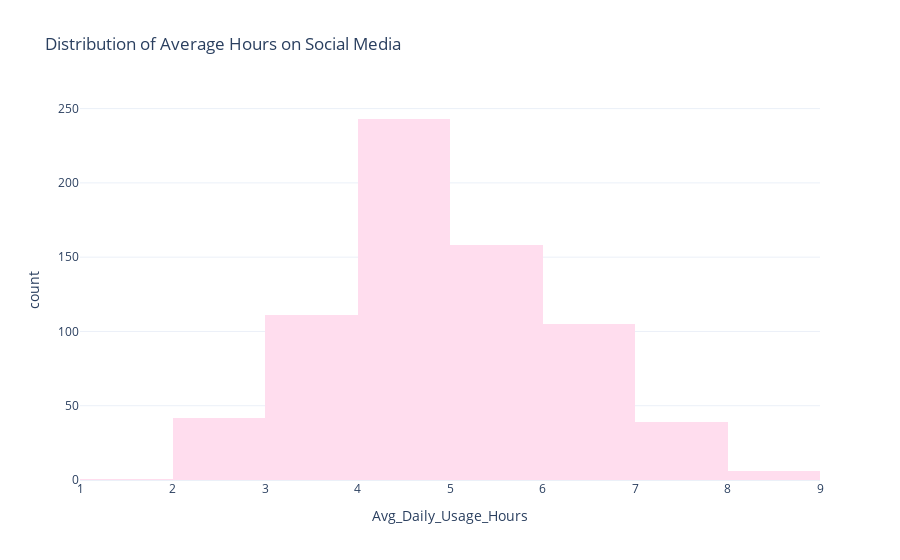

Write notebook code for a chart like this one.
### Markdown cell above
The scatter plot shows a negative correlation between adiction score and Mental Health Score. As students addiction to social media increases, their mental health scores tend to decrease. This indicates that higher social media addiction may be linked to poorer mental well-being. Thus, the objective examine the relationship between students social media addiction levels and mental health is achieved.

### Code cell
#2
fig = px.histogram(data, 
                   x='Avg_Daily_Usage_Hours',  # Use the correct column name here
                   title='Distribution of Average Hours on Social Media',
                   nbins=10,
                   template='plotly_white',
        color_discrete_sequence=['#FFDDEE'])
fig.show()

### Figure 1 — Plotly figure (JSON) as saved in the notebook; plotly's stock layout.template omitted (floating-point values rounded to 4 significant figures; data arrays with more than 128 entries replaced by an {"elided": "..."} marker saying what was removed)
{"data": [{"bingroup": "x", "hovertemplate": "Avg_Daily_Usage_Hours=%{x}<br>count=%{y}<extra></extra>", "legendgroup": "", "marker": {"color": "#FFDDEE", "pattern": {"shape": ""}}, "name": "", "nbinsx": 10, "orientation": "v", "showlegend": false, "type": "histogram", "x": {"elided": "705 float values"}, "xaxis": "x", "yaxis": "y"}], "layout": {"barmode": "relative", "legend": {"tracegroupgap": 0}, "title": {"text": "Distribution of Average Hours on Social Media"}, "xaxis": {"anchor": "y", "domain": [0, 1], "title": {"text": "Avg_Daily_Usage_Hours"}}, "yaxis": {"anchor": "x", "domain": [0, 1], "title": {"text": "count"}}}}
